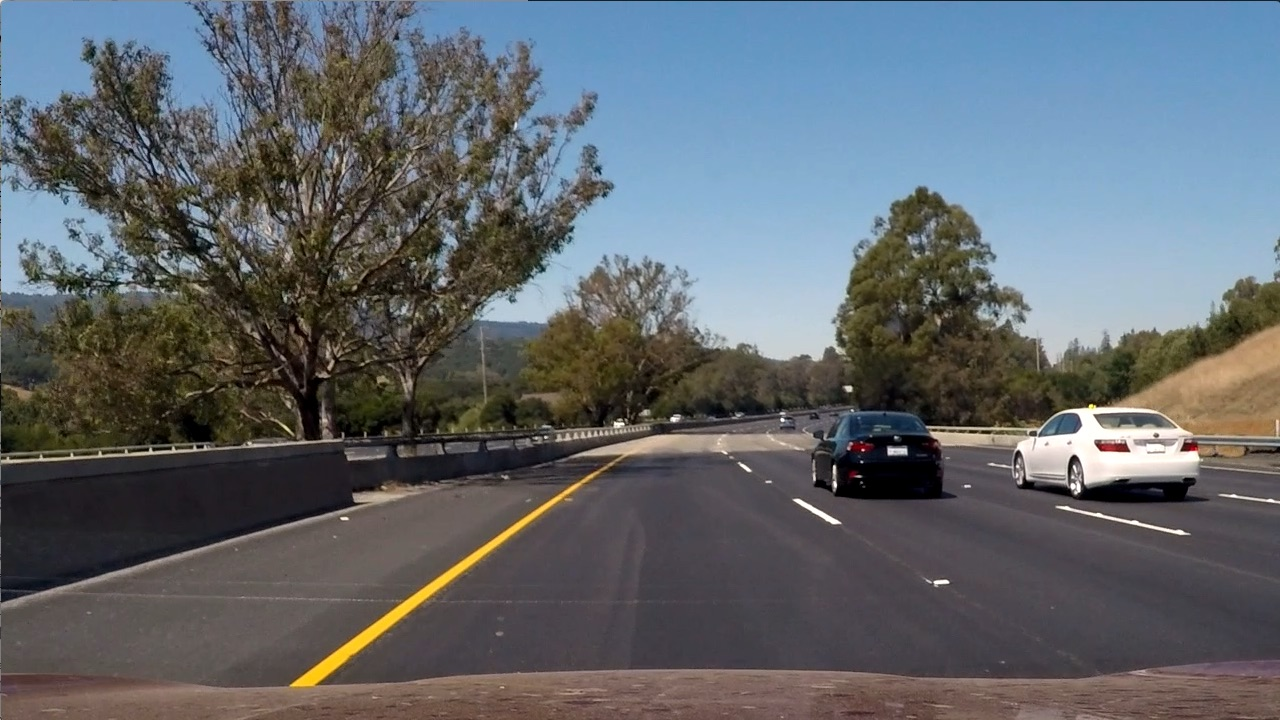
#> input picture uploads/test6.jpg, 1280 x 720 px
$ python -i lesson_functions.py   (imports and definitions only)
#> lines starting #> are read from the running program, lines starting #| are printed output that depends on the picture
import matplotlib.image as mpimg
import numpy as np
import cv2
from skimage.feature import hog

# [13 lines left out: function convert_color, not called in this run]

def get_hog_features(img, orient, pix_per_cell, cell_per_block,
                        vis=False, feature_vec=True):

    if vis == True:
        features, hog_image = hog(img, orientations=orient,
                                  pixels_per_cell=(pix_per_cell, pix_per_cell),
                                  cells_per_block=(cell_per_block, cell_per_block),
                                  transform_sqrt=True,
                                  visualize=vis, feature_vector=feature_vec)
        return features, hog_image

    else:
        features = hog(img, orientations=orient,
                       pixels_per_cell=(pix_per_cell, pix_per_cell),
                       cells_per_block=(cell_per_block, cell_per_block),
                       transform_sqrt=True,
                       visualize=vis, feature_vector=feature_vec)
        return features

def bin_spatial(img, size=(32, 32)):
    features = cv2.resize(img, size).ravel()
    return features

def color_hist(img, nbins=32, bins_range=(0, 256)):
    channel1_hist = np.histogram(img[:,:,0], bins=nbins, range=bins_range)
    channel2_hist = np.histogram(img[:,:,1], bins=nbins, range=bins_range)
    channel3_hist = np.histogram(img[:,:,2], bins=nbins, range=bins_range)
    hist_features = np.concatenate((channel1_hist[0], channel2_hist[0], channel3_hist[0]))
    return hist_features

# [86 lines left out: functions extract_features, slide_window, draw_boxes, not called in this run]

def single_img_features(img, color_space='RGB', spatial_size=(32, 32),
                        hist_bins=32, orient=9,
                        pix_per_cell=8, cell_per_block=2, hog_channel=0,
                        spatial_feat=True, hist_feat=True, hog_feat=True):
    img_features = []

    if color_space != 'RGB':
        if color_space == 'HSV':
            feature_image = cv2.cvtColor(img, cv2.COLOR_RGB2HSV)
        elif color_space == 'LUV':
            feature_image = cv2.cvtColor(img, cv2.COLOR_RGB2LUV)
        elif color_space == 'HLS':
            feature_image = cv2.cvtColor(img, cv2.COLOR_RGB2HLS)
        elif color_space == 'YUV':
            feature_image = cv2.cvtColor(img, cv2.COLOR_RGB2YUV)
        elif color_space == 'YCrCb':
            feature_image = cv2.cvtColor(img, cv2.COLOR_RGB2YCrCb)
    else: feature_image = np.copy(img)

    if spatial_feat == True:
        spatial_features = bin_spatial(feature_image, size=spatial_size)

        img_features.append(spatial_features)

    if hist_feat == True:
        hist_features = color_hist(feature_image, nbins=hist_bins)

        img_features.append(hist_features)

    if hog_feat == True:
        if hog_channel == 'ALL':
            hog_features = []
            for channel in range(feature_image.shape[2]):
                hog_features.extend(get_hog_features(feature_image[:,:,channel],
                                    orient, pix_per_cell, cell_per_block,
                                    vis=False, feature_vec=True))
        else:
            hog_features = get_hog_features(feature_image[:,:,hog_channel], orient,
                        pix_per_cell, cell_per_block, vis=False, feature_vec=True)

        img_features.append(hog_features)


    return np.concatenate(img_features)

# [28 lines left out: function search_windows, not called in this run]

>>> import cv2
>>> picture = cv2.cvtColor(cv2.imread('uploads/test6.jpg'), cv2.COLOR_BGR2RGB)
>>> result = single_img_features(picture)
#> in bin_spatial, `features = cv2.resize(img, size).ravel()`: features = 3072 values, max 255 at index 1902, min 0 at index 1654, mean 101.7
#> in single_img_features, `spatial_features = bin_spatial(feature_image, size=spatial_size)`: spatial_features has the same summary as features in bin_spatial
#> in color_hist, `hist_features = np.concatenate((channel1_hist[0], channel2_hist[0], ch..`: hist_features = 96 values, max 118671 at index 73, min 658 at index 59, mean 28800
#> in get_hog_features, `features = hog(img, orientations=orient, pixels_per_cell=(pix_per_cell..`:
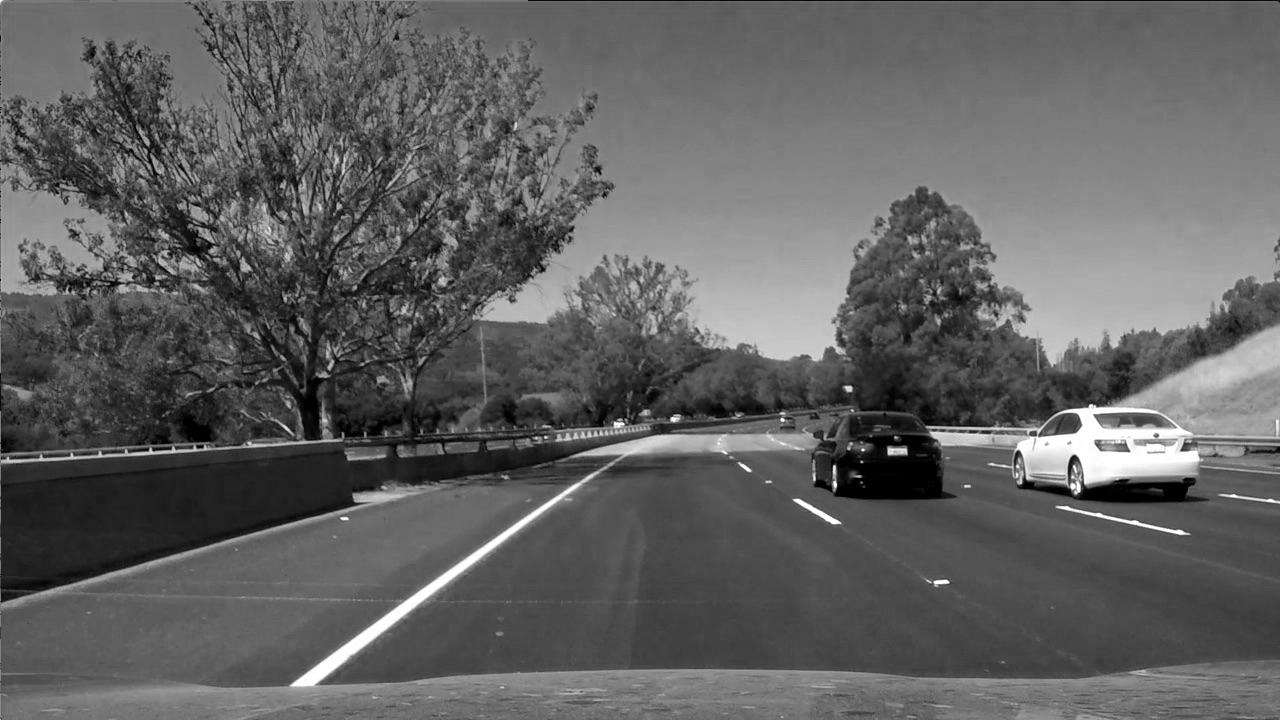
#> img: shape (720, 1280); min 0, max 255, mean 97
